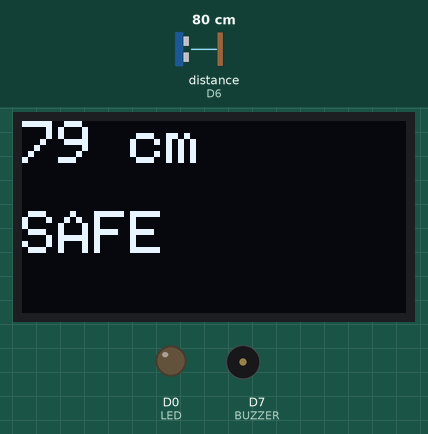
The sketch below on a simulated ESP8266 (NodeMCU). On the bench: 128×64 one-colour display, output pins drawn as LEDs (lit = HIGH), buzzer (waves = sounding, pin HIGH). Wiring (inferred from the names in the program): ultrasonic range finder: trigger D5; echo D6. The inputs (shaded band) are chosen by the test bench; at power-on: distance to the obstacle (sensor on D6) 80 cm. The echo pulse lasts 58.3 µs per cm; WiFi joins after 1.5 s; servers stay silent unless stated; pins used as bus, display or sensor lines are not drawn; what the sketch prints to the serial monitor is not drawn.

Above: at 4.7 s.
4.8 s: distance to the obstacle (sensor on D6) set to 9 cm
At 7.2 s:
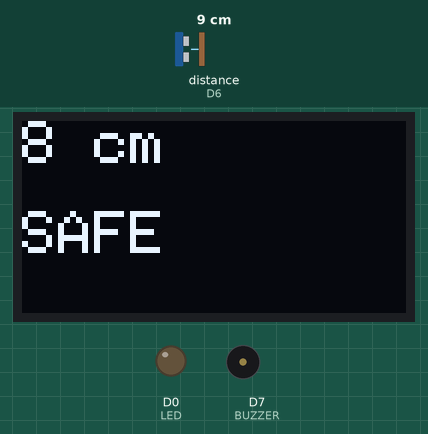
7.5 s: distance to the obstacle (sensor on D6) set to 6 cm
At 8.8 s:
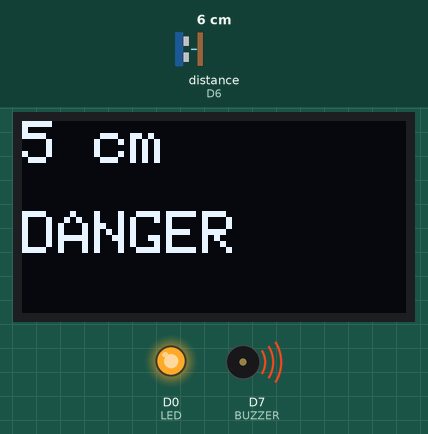
9.5 s: distance to the obstacle (sensor on D6) set to 2 cm
At 11.4 s:
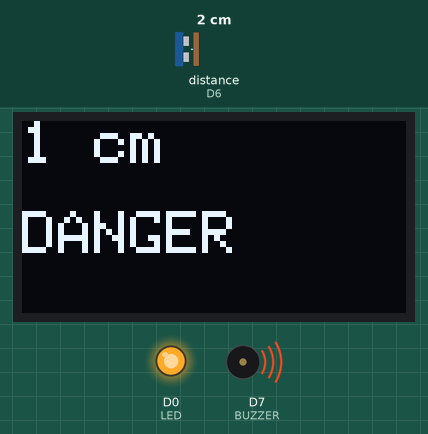
Timing chart, 0 to 12.9 s (numbered marks = the images above; inputs shaded):
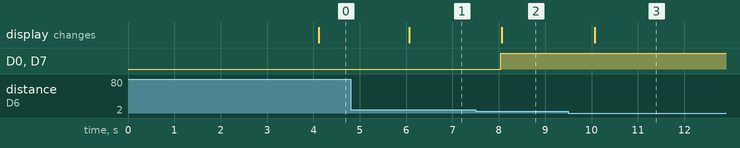

Measured:
- the behaviour switches between 8 and 7 cm on distance to the obstacle (sensor on D6) (found by bisection; images 1 and 2)
- after the input at 4.8 s, the display: changes after 1.3 s (image 1)
- after the input at 7.5 s, D0 (LED), D7 (BUZZER): LOW → HIGH after 0.54 s; the display: changes after 0.57 s (image 2)
- after the input at 9.5 s, the display: changes after 0.57 s (image 3)

The sketch:

Flood_monitoring_code.ino
```cpp
#define BLYNK_TEMPLATE_ID "TMPL3wuMzre4X"
#define BLYNK_TEMPLATE_NAME "flood_alert"
#define BLYNK_AUTH_TOKEN "mcOy_1Clz1PLet1RR3mqwoTev_FtFvDd"

#include <Wire.h>
#include <Adafruit_GFX.h>
#include <Adafruit_SSD1306.h>
#include <ESP8266WiFi.h>
#include <BlynkSimpleEsp8266.h>

// Ultrasonic + Output Pins
#define TRIG D5
#define ECHO D6
#define LED D0
#define BUZZER D7

// OLED I2C Pins
#define OLED_SDA D2
#define OLED_SCL D1

#define SCREEN_WIDTH 128
#define SCREEN_HEIGHT 64

Adafruit_SSD1306 display(SCREEN_WIDTH, SCREEN_HEIGHT, &Wire, -1);

// WiFi Credentials
char ssid[] = "iPhone";
char pass[] = "22222222";

// Danger Distance
const int dangerDistance = 6;  // cm

unsigned long lastAlertTime = 0;
const long alertCooldown = 10000; // 10 sec

BlynkTimer timer;

// ================= DISTANCE FUNCTION =================

long getDistance() {

  digitalWrite(TRIG, LOW);
  delayMicroseconds(2);

  digitalWrite(TRIG, HIGH);
  delayMicroseconds(10);
  digitalWrite(TRIG, LOW);

  long duration = pulseIn(ECHO, HIGH, 30000);

  if (duration == 0) return -1;

  return duration * 0.034 / 2;
}

// ================= SEND TO BLYNK =================

void sendToBlynk(long distance) {

  Blynk.virtualWrite(V0, distance);

  if (distance <= dangerDistance) {

    if (millis() - lastAlertTime > alertCooldown) {

      Blynk.logEvent("flood_alert",
                     "⚠️ Water Level HIGH!");

      lastAlertTime = millis();
    }
  }
}

// ================= MAIN SENSOR TASK =================

void loopTask() {

  long sum = 0;
  int validReadings = 0;

  // Reduced readings for stability
  for (int i = 0; i < 10; i++) {

    long d = getDistance();

    if (d > 0 && d < 400) {

      sum += d;
      validReadings++;
    }

    delay(20);
  }

  long meanDistance =
    (validReadings > 0) ?
    (sum / validReadings) : -1;

  Serial.print("Distance: ");
  Serial.println(meanDistance);

  display.clearDisplay();
  display.setTextSize(2);
  display.setCursor(0, 0);

  if (meanDistance == -1) {

    display.print("ERROR");
    display.setCursor(0, 30);
    display.print("Sensor");

    digitalWrite(LED, LOW);
    digitalWrite(BUZZER, LOW);

  }

  else {

    display.print(meanDistance);
    display.print(" cm");

    display.setCursor(0, 30);

    if (meanDistance <= dangerDistance) {

      display.print("DANGER");

      digitalWrite(LED, HIGH);
      digitalWrite(BUZZER, HIGH);

    }

    else {

      display.print("SAFE");

      digitalWrite(LED, LOW);
      digitalWrite(BUZZER, LOW);

    }

    sendToBlynk(meanDistance);
  }

  display.display();
}

// ================= SETUP =================

void setup() {

  Serial.begin(115200);

  pinMode(TRIG, OUTPUT);
  pinMode(ECHO, INPUT);
  pinMode(LED, OUTPUT);
  pinMode(BUZZER, OUTPUT);

  digitalWrite(TRIG, LOW);
  digitalWrite(LED, LOW);
  digitalWrite(BUZZER, LOW);

  Wire.begin(OLED_SDA, OLED_SCL);

  if (!display.begin(
        SSD1306_SWITCHCAPVCC, 0x3C)) {

    Serial.println("OLED not found");

    while (1);
  }

  display.clearDisplay();
  display.setTextColor(WHITE);

  // Connect Blynk
  Blynk.begin(
    BLYNK_AUTH_TOKEN,
    ssid,
    pass
  );

  // Run every 2 seconds
  timer.setInterval(
    2000L,
    loopTask
  );
}

// ================= LOOP =================

void loop() {

  Blynk.run();
  timer.run();
}
```
